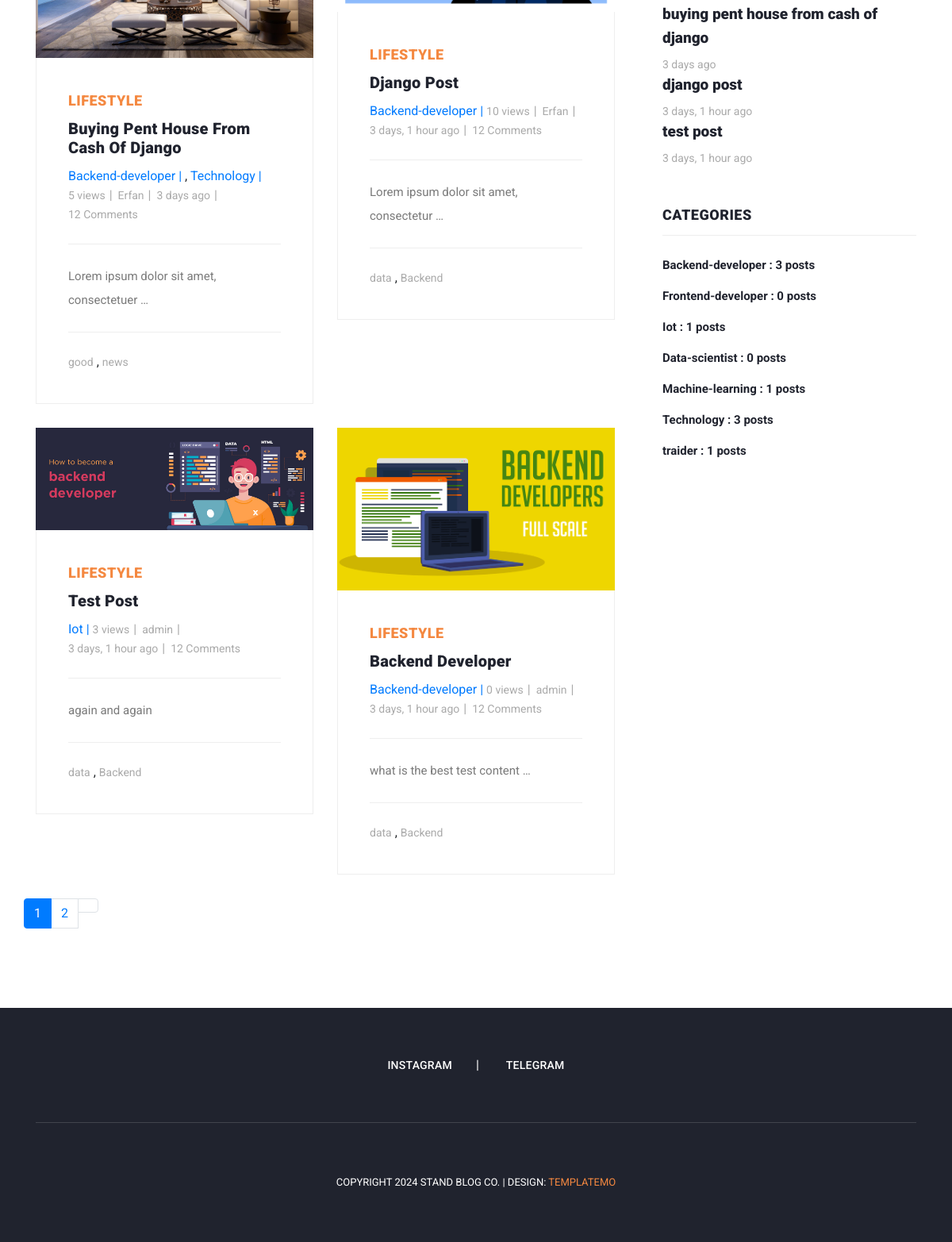
Before: /blog/ (lower part) with the older database file.
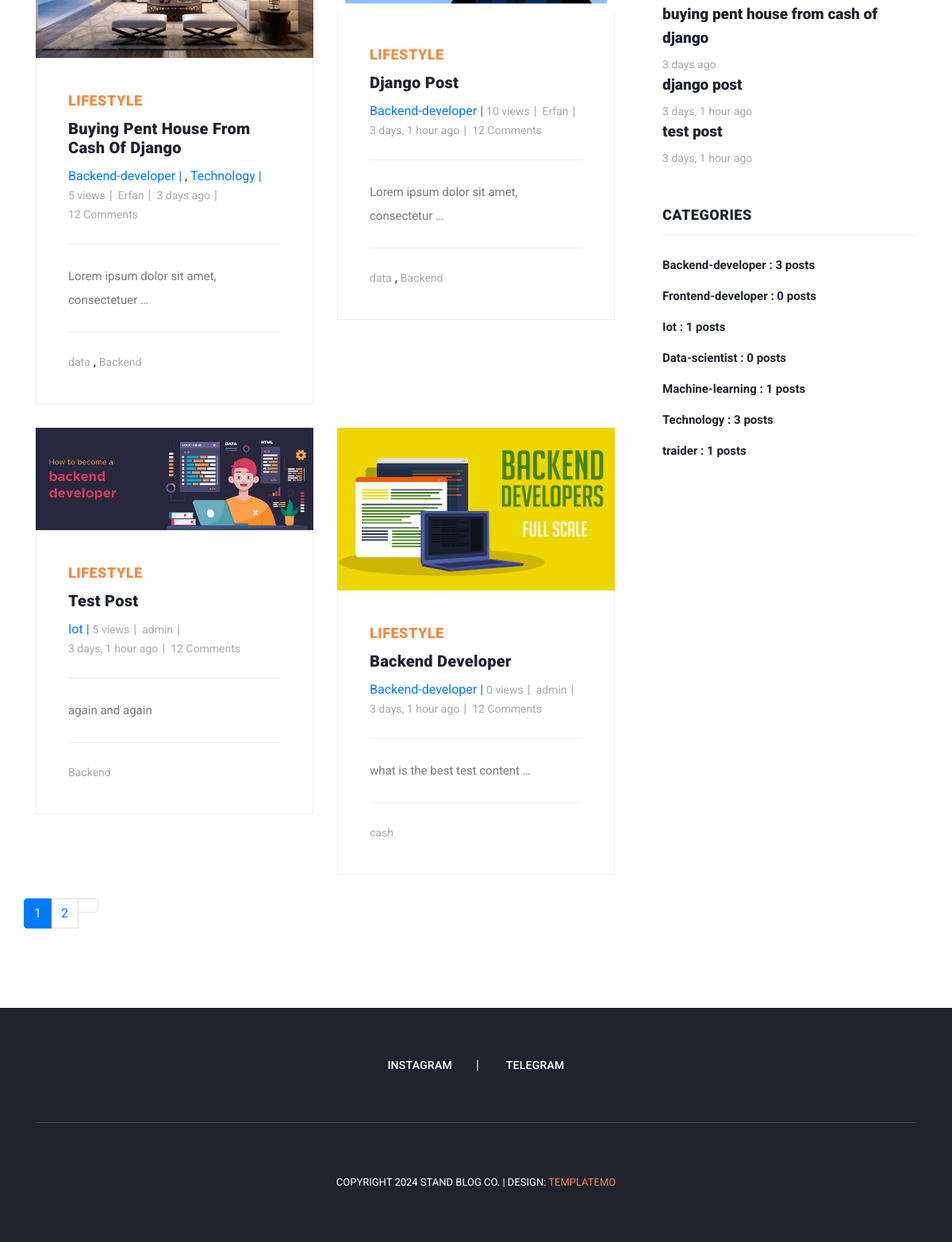
After: the same page with the newer database file.
### blog/models.py (models this page shows, shortened)
class Post(models.Model):
    title = models.CharField(max_length=255)
    author = models.ForeignKey(User,on_delete=models.CASCADE,null=True)
    content = models.TextField()
    image = models.ImageField(upload_to='blog/',default='blog/default2.jpg')
    status = models.BooleanField(default=True)
    tags = TaggableManager()
    categories = models.ManyToManyField(Category)
    login_required = models.BooleanField(default=False)
    counted_views = models.IntegerField(default=0)
    created_date = models.DateTimeField(auto_now_add=True)
    updated_date = models.DateTimeField(auto_now=True)
    published_date = models.DateTimeField(null=True)
    class Meta:
        ordering = ['-created_date']

class Category(models.Model):
    name = models.CharField(max_length=255)
    def __str__(self) -> str:
        return self.name

### blog/views.py (the view)
# urls.py: path('',blog_home_view,name='index'),
def blog_home_view(request,author_username=None,cat_name=None,tag_name=None):
    now = timezone.now()
    posts = Post.objects.filter(status=True,published_date__lte=now).order_by('-created_date')
    if author_username:
        posts = posts.filter(author__username=author_username)
    if cat_name:
        posts = posts.filter(categories__name=cat_name)
    if tag_name:
        posts = posts.filter(tags__name__in = [tag_name])
    p = Paginator(posts,4)
    try:
        page_number = request.GET.get('page')
        posts = p.get_page(page_number)
    except EmptyPage:
        posts = posts.get_page(1)
    except PageNotAnInteger:
        posts = posts.get_page(1)
    context = {'posts': posts}
    return render(request , 'blog/blog.html' , context)

### blog/templatetags/blog-tags.py (called while the page is built)
@register.inclusion_tag('blog/blog-recent-posts.html')
def recent_posts():
    now = timezone.now()
    posts = Post.objects.filter(status=True,published_date__lt=now).order_by('-published_date')[:3]
    return {'posts':posts}

@register.inclusion_tag('blog/blog-categories.html')
def categories():
    now = timezone.now()
    posts = Post.objects.filter(status=True,published_date__lt=now)
    cats = Category.objects.all()
    cats_od = {}
    for cat in cats:
        c = posts.filter(categories=cat).count()
        cats_od[cat] = c
    return {'categories' : cats_od}

### templates/blog/blog.html (shortened to what this page needs)
{% extends 'base.html' %}
{% load static %}
{% block content %}
{% load humanize %}
{% load blog-tags %}
<section class="blog-posts grid-system">
  <div class="container">
    <div class="row">
      <div class="col-lg-8">
        <div class="all-blog-posts">
          <div class="row">
            {% for post in posts %}
            <div class="col-lg-6">
              <div class="blog-post">
                <div class="blog-thumb">
                  <img src="{{post.image.url}}" alt="">
                </div>
                <div class="down-content">
                  <span>Lifestyle</span>
                  <a href="{% url 'blog:post-detail' pid=post.id %}">
                    <h4>{{post.title}}</h4>
                  </a>
                  <ul class="post-info">
                    {% for cat in post.categories.all %}
                    <a href="{% url 'blog:category' cat_name=cat.name %}">{{cat.name}} |</a>
                    {% if not forloop.last %}
                    ,
                    {% endif %}
                    {% endfor %}
                    <li><a href="">{{post.counted_views}} views</a></li>
                    <li><a href="{% url 'blog:author' author_username=post.author.username %}">{{post.author}}</a></li>
                    <li><a href="#">{{post.published_date|naturaltime}}</a></li>
                    <li><a href="#">12 Comments</a></li>
                  </ul>
                  <p>{{post.content|truncatewords:6}}</p>
                  <div class="post-options">
                    <div class="row">
                      <div class="col-lg-12">
                        <ul class="post-tags">
                          {% for tag in post.tags.all %}
                          <li><a href="{% url 'blog:tag' tag_name=tag.name %}">{{tag.name}}</a></li>
                          {% if not forloop.last %}
                          ,
                          {% endif %}
                          {% endfor %}
                        </ul>
                      </div>
                    </div>
                  </div>
                </div>
              </div>
            </div>
            {% endfor %}
            <nav class="blog-pagination justify-content-center d-flex">
              <ul class="pagination">
                {% for i in posts.paginator.page_range %}
                {% if posts.number == i %}
                <li class="page-item active "><a href="?page={{i}}" class="page-link">{{i}}</a></li>
                {% else %}
                <li class="page-item"><a href="?page={{i}}" class="page-link">{{i}}</a></li>
                {% endif %}
                {% endfor %}
                {% if posts.has_next %}
                <li class="page-item">
                  <a href="?page={{ posts.next_page_number }}" class="page-link" aria-label="Next">
                  </a>
                </li>
                {% endif %}
              </ul>
            </nav>
          </div>
        </div>
      </div>
      <div class="col-lg-4">
        <div class="sidebar">
          <div class="row">
            {% recent_posts %}
            {% categories %}
          </div>
        </div>
      </div>
    </div>
  </div>
</section>
{% endblock %}

### templates/base.html (shortened to what this page needs)
{% load static %}
<!DOCTYPE html>
<html lang="en">
<head>
    <link href="{% static 'vendor/bootstrap/css/bootstrap.min.css' %}" rel="stylesheet">
    <link rel="stylesheet" href="{% static 'css/fontawesome.css' %}">
    <link rel="stylesheet" href="{% static 'css/templatemo-stand-blog.css' %}">
    <link rel="stylesheet" href="{% static 'css/owl.css' %}">
</head>
<body>
    {% block content %}
    {% endblock %}
    <footer>
        <div class="container">
            <div class="row">
                <div class="col-lg-12">
                    <ul class="social-icons">
                        <li><a href="http://www.instagram.com/pv.aliseyfi">Instagram</a></li>
                        <li><a href="https://t.me/Aisdisappeared">Telegram</a></li>
                    </ul>
                </div>
                <div class="col-lg-12">
                    <div class="copyright-text">
                        <p>Copyright 2024 Stand Blog Co.
                            | Design: <a rel="nofollow" href="https://templatemo.com" target="_parent">TemplateMo</a>
                        </p>
                    </div>
                </div>
            </div>
        </div>
    </footer>
</body>
</html>
{% load sweetify %}

### templates/blog/blog-search.html (shortened to what this page needs)
{% load static %}

### templates/blog/blog-recent-posts.html (shortened to what this page needs)
{% load static %}
{% load humanize %}
<div class="col-lg-12">
  <div class="sidebar-item recent-posts">
    <div class="content">
      {% for post in posts %}
      <ul>
        <li>
          <a href="{% url 'blog:post-detail' pid=post.id %}">
            <h5>{{post.title}}</h5>
            <span>{{post.published_date|naturaltime}}</span>
          </a>
        </li>
      </ul>
      {% endfor %}
    </div>
  </div>
</div>

### templates/blog/blog-categories.html
{% load static %}
<div class="col-lg-12">
    <div class="sidebar-item categories">
      <div class="sidebar-heading">
        <h2>Categories</h2>
      </div>
      <div class="content">
        <ul>
          {% for name,c in categories.items %}
          <li><a href="{% url 'blog:category' cat_name=name %}">{{name}} : {{c}} posts</a></li>
          {% endfor %}
        </ul>
      </div>
    </div>
  </div>

### statics/css/templatemo-stand-blog.css (style rules this page uses)
body { font-family: 'Roboto', sans-serif; overflow-x: hidden; text-rendering: optimizeLegibility; -webkit-font-smoothing: antialiased; -moz-osx-font-smoothing: grayscale; }
p { margin-bottom: 0px; font-size: 15px; font-weight: 400; color: #7a7a7a; line-height: 30px; }
a { text-decoration: none!important; }
ul { padding: 0; margin: 0; list-style: none; }
h1,h2,h3,h4,h5,h6 { margin: 0px; }
.blog-posts { margin-top: 100px; }
.blog-posts .blog-post { margin-bottom: 30px; }
.blog-posts .blog-thumb img { width: 100%; overflow: hidden; }
.blog-posts .down-content { padding: 40px; border-right: 1px solid #eee; border-left: 1px solid #eee; border-bottom: 1px solid #eee; }
.blog-posts .down-content span { font-size: 18px; text-transform: uppercase; letter-spacing: 0.5px; font-weight: 900; color: #f48840; }
.blog-posts .down-content h4 { font-size: 24px; text-transform: capitalize; letter-spacing: 0.5px; font-weight: 900; color: #20232e; margin: 10px 0px 12px 0px; }
.blog-posts .down-content ul.post-info li { display: inline-block; margin-right: 8px; }
.blog-posts .down-content ul.post-info li:after { content: '|'; color: #aaa; margin-left: 8px; }
.blog-posts .down-content h4 { font-size: 20px; letter-spacing: 0.25px; }
.grid-system .down-content ul.post-info li { margin-right: 3px; }
.grid-system .down-content ul.post-info li:after { margin-left: 5px; }
.blog-posts .down-content ul.post-info li:last-child::after { display: none; }
.blog-posts .down-content ul.post-info li a { font-size: 14px; color: #aaa; font-weight: 400; transition: all .3s; }
.blog-posts .down-content p { padding: 25px 0px; margin: 25px 0px; border-top: 1px solid #eee; border-bottom: 1px solid #eee; }
.blog-posts .down-content ul.post-tags li, .blog-posts .down-content ul.post-share li { display: inline-block; }
.blog-posts .down-content ul.post-tags li, .blog-posts .down-content ul.post-share li { color: #aaa; }
.blog-posts .down-content ul.post-tags li a, .blog-posts .down-content ul.post-share li a { font-size: 14px; color: #aaa; font-weight: 400; transition: all .3s; }
.blog-posts .sidebar-heading h2 { font-size: 18px; text-transform: uppercase; font-weight: 900; letter-spacing: 0.5px; color: #20232e; border-bottom: 1px solid #eee; padding-bottom: 15px; margin-bottom: 25px; }
.sidebar { margin-left: 30px; }
.sidebar .sidebar-item { margin-top: 50px; }
.sidebar .sidebar-heading h2 { font-size: 18px; text-transform: uppercase; font-weight: 900; letter-spacing: 0.5px; color: #20232e; border-bottom: 1px solid #eee; padding-bottom: 15px; margin-bottom: 25px; }
.sidebar .recent-posts ul li { margin-bottom: 15px; padding-bottom: 15px; border-bottom: 1px solid #eee; }
.sidebar .recent-posts ul li:last-child { margin-bottom: 0px; padding-bottom: 0px; border-bottom: none; }
.sidebar .recent-posts ul li h5 { font-size: 19px; font-weight: 900; color: #20232e; line-height: 30px; transition: all 0.3s; }
.sidebar .recent-posts ul li span { display: block; font-size: 14px; color: #aaa; margin-top: 8px; }
.sidebar .categories ul li { margin-bottom: 15px; }
.sidebar .categories ul li:last-child { margin-bottom: 0px; }
.sidebar .categories ul li a { font-size: 15px; font-weight: 700; color: #20232e; transition: all .3s; }
footer { margin-top: 100px; text-align: center; background-color: #20232e; padding: 60px 0px; }
footer ul.social-icons { padding-bottom: 60px; margin-bottom: 60px; border-bottom: 1px solid rgba(250,250,250,0.15); }
footer ul.social-icons li { display: inline-block; margin-right: 30px; }
footer ul.social-icons li:after { content: "|"; color: #fff; margin-left: 30px; }
footer ul.social-icons li:last-child { margin-right: 0px; }
footer ul.social-icons li:last-child::after { display: none; }
footer ul.social-icons li a { font-size: 14px; text-transform: uppercase; color: #fff; font-weight: 500; letter-spacing: 0.25px; transition: all .3s; }
footer p { font-size: 13px; text-transform: uppercase; color: #fff; }
footer p a { color: #f48840; }

Changed rows visible on the page:
removed Tag: name "good", shown under Post "Buying Pent House From Cash Of Django"
changed Post "Buying Pent House From Cash Of Django": loses Tag (name "news"); gains Tag (name "data"); gains Tag (name "Backend")
changed Post "Test Post": counted_views "3" → "5"; loses Tag (name "data")
changed Post "Backend Developer": loses Tag (name "data"); loses Tag (name "Backend")
added Tag: name "cash", shown under Post "Backend Developer"
